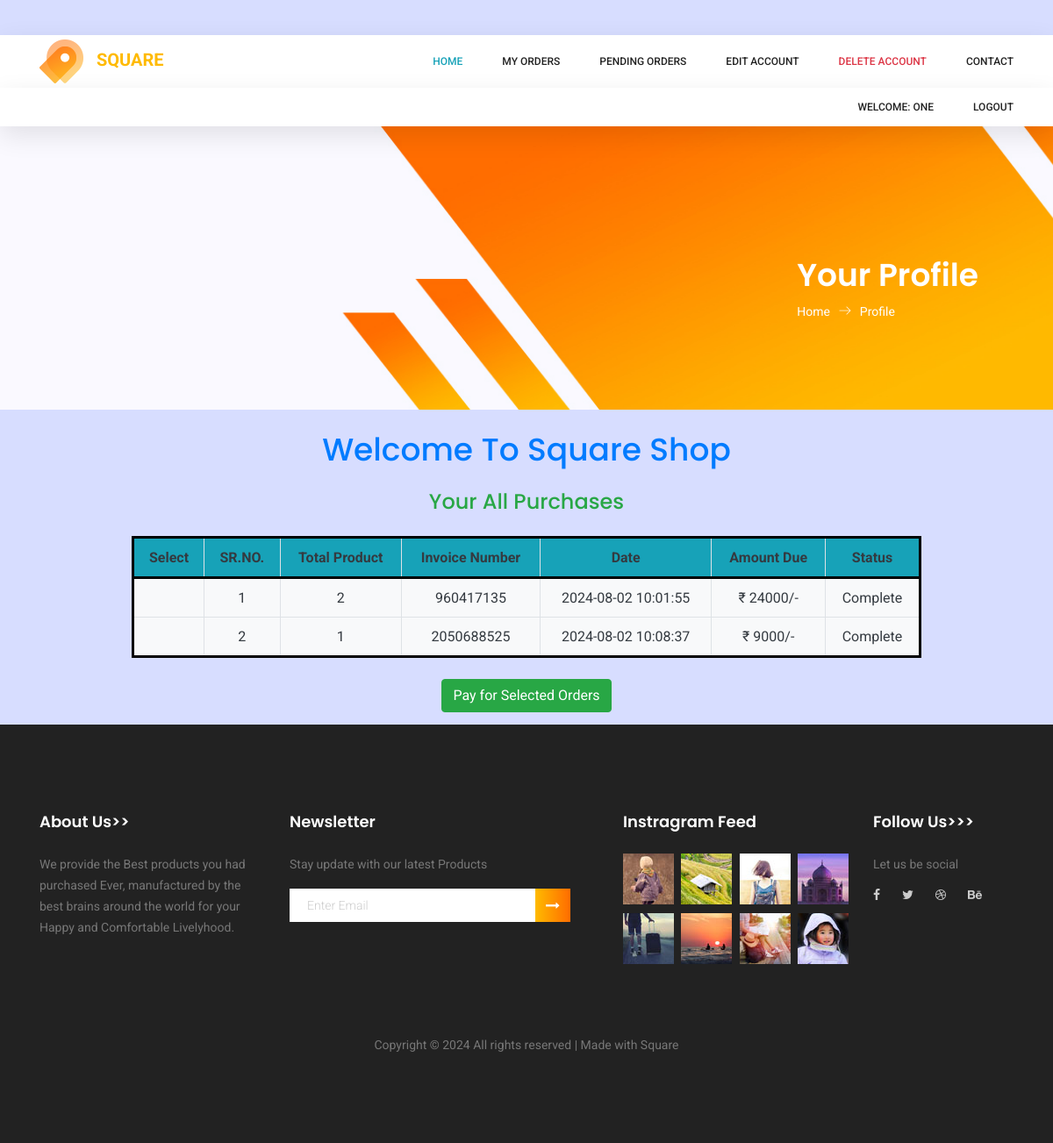
The app's page /profile.php?my_orders (signed in) with its own data.
### tables this page shows
CREATE TABLE `orders` (
  `order_id` int(11) NOT NULL,
  `uid` int(11) NOT NULL,
  `amount_due` int(255) NOT NULL,
  `invoice_number` int(255) NOT NULL,
  `total_products` int(255) NOT NULL,
  `date` timestamp NOT NULL DEFAULT current_timestamp() ON UPDATE current_timestamp(),
  `status` varchar(255) NOT NULL
);

### user_orders.php (the view, shortened to what this page needs)
<!DOCTYPE html>
<html lang="en">
<head>
</head>
<body>
    <?php
    $username = $_SESSION['Username'];
    $get_user = "SELECT * FROM `login` WHERE `Username` = '$username'";
    $result = mysqli_query($con1, $get_user);
    $row_fetch = mysqli_fetch_assoc($result);
    $user_id = $row_fetch['UID'];
    ?>
    <h3 class="text-success mt-4">Your All Purchases</h3>
    <form action="confirm.php" method="POST">
        <table class="table table-bordered mt-4 mb-4 text-center">
            <thead class="bg-info text-dark">
                <tr>
                    <th>Select</th>
                    <th>SR.NO.</th>
                    <th>Total Product</th>
                    <th>Invoice Number</th>
                    <th>Date</th>
                    <th>Amount Due</th>
                    <th>Status</th>
                </tr>
            </thead>
            <tbody class="bg-light text-dark">
                <?php
                $orders_detail = "SELECT * FROM `orders` WHERE `uid` = '$user_id'";
                $result_orders = mysqli_query($con1, $orders_detail);
                $srno = 1;
                while ($row_orders = mysqli_fetch_assoc($result_orders)) {
                    $oid = $row_orders['order_id'];
                    $amount = $row_orders['amount_due'];
                    $total_products = $row_orders['total_products'];
                    $invoice_no = $row_orders['invoice_number'];
                    $date = $row_orders['date'];
                    $status = $row_orders['status'];
                    if ($status == 'pending') {
                        $status = 'Incomplete';
                        echo "<tr>
                                <td><input type='checkbox' name='orders[]' value='$oid'></td>
                                <td>$srno</td>
                                <td>$total_products</td>
                                <td>$invoice_no</td>
                                <td>$date</td>
                                <td>₹&nbsp;$amount/-</td>
                                <td>$status</td>
                              </tr>";
                    } else {
                        echo "<tr>
                                <td></td>
                                <td>$srno</td>
                                <td>$total_products</td>
                                <td>$invoice_no</td>
                                <td>$date</td>
                                <td>₹&nbsp;$amount/-</td>
                                <td>Complete</td>
                              </tr>";
                    }
                    $srno++;
                }
                ?>
            </tbody>
        </table>
        <div class="pay-all-btn">
            <input type="submit" class="btn btn-success" value="Pay for Selected Orders" name="confirm_payment">
        </div>
    </form>
</body>
</html>

### profile.php (style rules this page uses)
body { background-color: rgb(215, 221, 255); }

### user_orders.php (style rules this page uses)
body { background-color: rgb(215, 221, 255); }
.table { width: 75%; margin: auto; border: 3px solid #000; }
.table thead { border-bottom: 3px solid #000; }
.pay-all-btn { text-align: center; margin-top: 20px; }

### records on screen
orders: total_products "2", invoice_number "960417135", date "2024-08-02 10:01:55", amount_due "24000"
orders: total_products "1", invoice_number "2050688525", date "2024-08-02 10:08:37", amount_due "9000"

### other values on screen
$_SESSION['Username'] "ONE"
